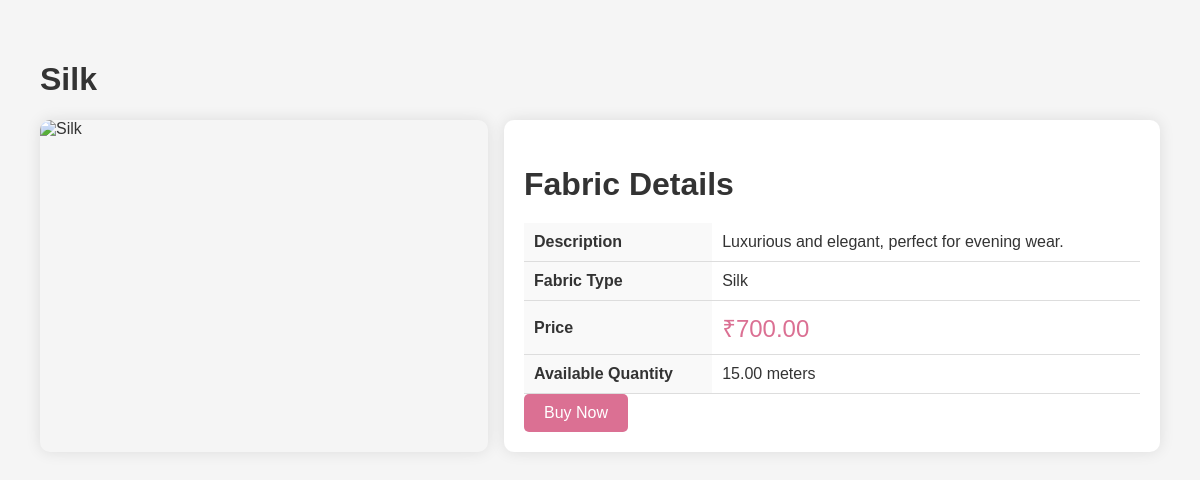
Screenshot of /customerDashboard/fabric_details.php?id=2 with the database file from the repository.
### tables this page shows
CREATE TABLE `fabrics` (
  `FABRIC_ID` int(11) NOT NULL,
  `NAME` varchar(100) NOT NULL,
  `IMAGE_URL` varchar(255) DEFAULT NULL,
  `DESCRIPTION` text DEFAULT NULL,
  `PRICE_PER_UNIT` decimal(10,2) NOT NULL,
  `AVAILABLE_QUANTITY` decimal(10,2) NOT NULL,
  `CREATED_AT` datetime NOT NULL DEFAULT current_timestamp()
);

### customerDashboard/fabric_details.php (the view, shortened to what this page needs)
<?php
$dbcon = mysqli_connect("localhost", "root", "", "fashion");
if (isset($_GET['id']) && is_numeric($_GET['id'])) {
    $fabric_id = intval($_GET['id']);
    $sql = "SELECT * FROM fabrics WHERE FABRIC_ID = $fabric_id";
    $result = mysqli_query($dbcon, $sql);
    if ($result->num_rows > 0) {
        $fabric = $result->fetch_assoc();
    } else {
        echo "Fabric not found.";
        exit();
    }
} else {
    echo "Invalid fabric ID.";
    exit();
}
?>
<!DOCTYPE html>
<html lang="en">
<head>
</head>
<body>
    <div class="container">
        <h1><?php echo htmlspecialchars($fabric['NAME']); ?></h1>
        <div class="fabric-details">
            <img src="<?php echo htmlspecialchars($fabric['IMAGE_URL']); ?>" alt="<?php echo htmlspecialchars($fabric['NAME']); ?>">
            <div class="fabric-info">
                <h2>Fabric Details</h2>
                <table>
                    <tr>
                        <th>Description</th>
                        <td><?php echo htmlspecialchars($fabric['DESCRIPTION']); ?></td>
                    </tr>
                    <tr>
                        <th>Fabric Type</th>
                        <td><?php echo htmlspecialchars($fabric['NAME']); ?></td>
                    </tr>
                    <tr>
                        <th>Price</th>
                        <td class="price">₹<?php echo number_format($fabric['PRICE_PER_UNIT'], 2); ?></td>
                    </tr>
                    <tr>
                        <th>Available Quantity</th>
                        <td><?php echo htmlspecialchars($fabric['AVAILABLE_QUANTITY']); ?> meters</td>
                    </tr>
                </table>
                <button class="buy-button">Buy Now</button>
            </div>
        </div>
    </div>
</body>
</html>

### customerDashboard/fabric_details.php (style rules this page uses)
body { font-family: 'Arial', sans-serif; margin: 0; padding: 0; background-color: #f5f5f5; color: #333; }
.container { padding: 40px; max-width: 1200px; margin: auto; }
.fabric-details { display: flex; justify-content: space-between; margin-top: 20px; }
.fabric-details img { width: 40%; height: auto; object-fit: contain; border-radius: 10px; box-shadow: 0 0 15px rgba(0, 0, 0, 0.1); }
.fabric-info { width: 55%; padding: 20px; background-color: #fff; border-radius: 10px; box-shadow: 0 0 15px rgba(0, 0, 0, 0.1); }
.fabric-info h2 { font-size: 2em; margin-bottom: 20px; color: #333; }
.fabric-info table { width: 100%; border-collapse: collapse; }
.fabric-info table th, .fabric-info table td { padding: 10px; text-align: left; border-bottom: 1px solid #ddd; }
.fabric-info table th { background-color: #f9f9f9; color: #333; }
.price { font-size: 1.5em; color: palevioletred; margin-bottom: 20px; }
.buy-button { background-color: palevioletred; color: white; padding: 10px 20px; border: none; border-radius: 5px; cursor: pointer; font-size: 1em; transition: background-color 0.3s ease; }

### rows the page displays
fabrics: NAME "Silk", DESCRIPTION "Luxurious and elegant, perfect for evening wear.", PRICE_PER_UNIT "700.00", AVAILABLE_QUANTITY "15.00"
